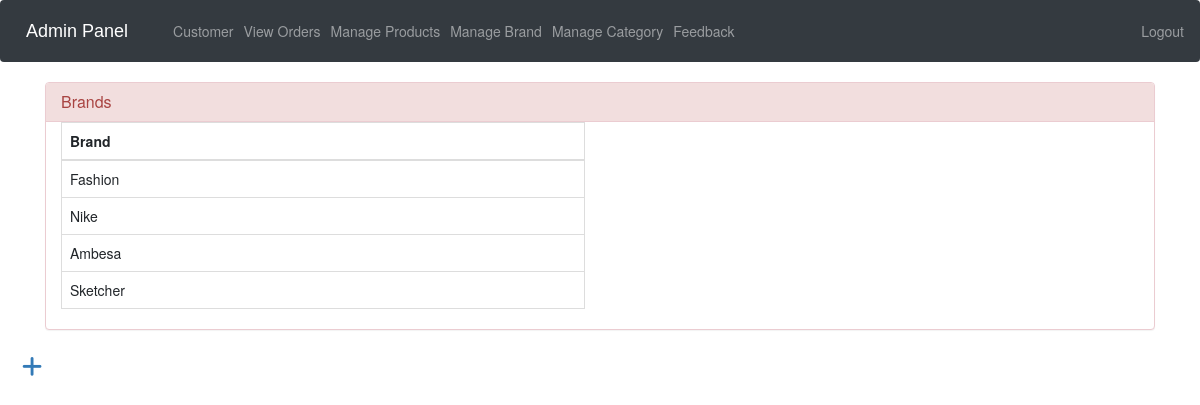
The page /admin-brands (signed in) on the database its author committed.
### shoeshop/models.py (models this page shows, shortened)
class Brand(models.Model):
    brand_name = models.CharField(max_length=40)

### shoeshop/views.py (the view)
# urls.py: path('admin-brands', views.admin_brand_view,name='admin-brands'),
@login_required(login_url='adminlogin')
def admin_brand_view(request):
    brand=models.Brand.objects.all()
    return render(request,'shoeshop/admin_brand.html',{'brand':brand})

### templates/shoeshop/admin_brand.html (shortened to what this page needs)
{% extends 'shoeshop/admin_base.html' %}
{% load static %}
{% block content %}
<head>
  <link href="//netdna.bootstrapcdn.com/bootstrap/3.0.0/css/bootstrap.min.css" rel="stylesheet" id="bootstrap-css">
  <link rel="stylesheet" href="/static/admin_add_products.css">
</head>
<div class="container">
  <div class="panel panel-danger">
    <div class="panel-heading">
      <h6 class="panel-title">Brands</h6>
    </div>
    <div class="ro">
      <div class="col-6">
    <table class="table table-hover table-bordered" id="dev-table">
      <thead>
        <tr>
          <th>Brand</th>
        </tr>
      </thead>
      {% for b in brand %}
      {% if b %}
      <tr>
        <td> {{ b.brand_name }}</td>
      </tr>
      {%else%}
      <br><br><br>
      <h1>No Brand still!!</h1>
      {% endif %}
      {% endfor %}
    </table>
  </div>
</div>
</div>
</div>
<a href="/admin-add-brand" class="float">
<i class="fa fa-plus my-float"></i>
</a>
{% endblock content %}

### static/admin_base.css (style rules this page uses)
.fa { font-size: 23px; width: 60px; text-align: center; text-decoration: none; margin: 5px 2px; border-radius: 50%; }

### static/admin_add_products.css (style rules this page uses)
a:link { text-decoration: none; }

### rows shown on the page
Brand: brand_name "Fashion"
Brand: brand_name "Nike"
Brand: brand_name "Ambesa"
Brand: brand_name "Sketcher"
